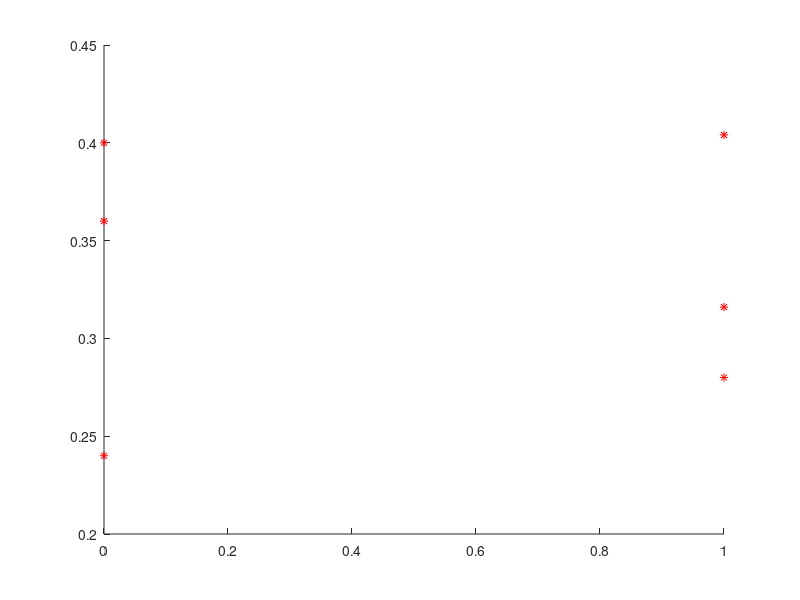

MATLAB code for this plot:
% Markov-lánc diszkrét esete
% P - állapotátmenet
% Y_0 - kezdeti értékek (A = 200; B = 120; C = 180)
% Y_1 - eredmény
% N = 500 vásárló

clear all
close all
clc

P = [0.8 0.2 0.1
     0.1 0.7 0.3
     0.1 0.1 0.6];

Y_0 = [0.4 
       0.24
       0.36];

hold on
plot(0,Y_0, "r*")
Y_1 = P * Y_0;
plot(1,Y_1, "r*")
hold off